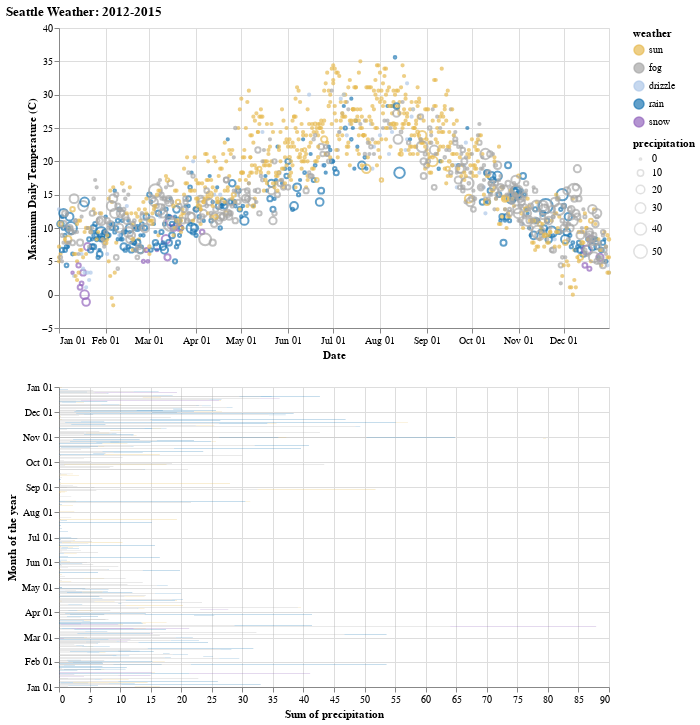

Here is the notebook cell this chart was saved with:
### Markdown cell above
# Your Code Here

### Code cell
import altair as alt
from vega_datasets import data

source = data.seattle_weather()

scale = alt.Scale(domain=['sun', 'fog', 'drizzle', 'rain', 'snow'],
                  range=['#e7ba52', '#a7a7a7', '#aec7e8', '#1f77b4', '#9467bd'])
color = alt.Color('weather:N', scale=scale)

## Fill out


# We create two selections:
# - a brush that is active on the top panel
# - a multi-click that is active on the bottom panel
brush = alt.selection_interval(encodings=['x'])
click = alt.selection_multi(encodings=['color']) # selection of weather types
lengend_select = alt.selection_multi(fields=['weather'], bind='legend')
# Top panel is scatter plot of temperature vs time
points = alt.Chart().mark_point().encode(
    alt.X('monthdate(date):T', title='Date'),
    alt.Y('temp_max:Q',
        title='Maximum Daily Temperature (C)',
        scale=alt.Scale(domain=[-5, 40])
    ),
    color=alt.condition(brush|lengend_select, color, alt.value('lightgray')),
    size=alt.Size('precipitation:Q', scale=alt.Scale(range=[5, 200]))
).properties(
    width=550,
    height=300
).add_selection(
    brush
).add_selection(
    lengend_select
).transform_filter(
    click # filter based on selected weather types
)


# Bottom panel is a bar chart of weather type
bars = alt.Chart().mark_bar().encode(
    y=alt.Y('monthdate(date):T', title='Month of the year'),
    x='sum(precipitation):Q',
    color=alt.condition(click, color, alt.value('lightgray')),
).transform_filter(
    brush
).properties(
    width=550,
).add_selection(
    click # enable selection of weather types
)

alt.vconcat(
    points,
    bars,
    data=source,
    title="Seattle Weather: 2012-2015"
)

### Figure 1 — Vega-Lite specification as saved in the notebook (floating-point values rounded to 4 significant figures; data arrays with more than 128 entries replaced by an {"elided": "..."} marker saying what was removed)
{"config": {"view": {"continuousWidth": 400, "continuousHeight": 300}}, "vconcat": [{"mark": "point", "encoding": {"color": {"condition": {"field": "weather", "scale": {"domain": ["sun", "fog", "drizzle", "rain", "snow"], "range": ["#e7ba52", "#a7a7a7", "#aec7e8", "#1f77b4", "#9467bd"]}, "type": "nominal", "selection": {"or": ["selector013", "selector015"]}}, "value": "lightgray"}, "size": {"field": "precipitation", "scale": {"range": [5, 200]}, "type": "quantitative"}, "x": {"field": "date", "timeUnit": "monthdate", "title": "Date", "type": "temporal"}, "y": {"field": "temp_max", "scale": {"domain": [-5, 40]}, "title": "Maximum Daily Temperature (C)", "type": "quantitative"}}, "height": 300, "selection": {"selector013": {"type": "interval", "encodings": ["x"]}, "selector015": {"type": "multi", "fields": ["weather"], "bind": "legend"}}, "transform": [{"filter": {"selection": "selector014"}}], "width": 550}, {"mark": "bar", "encoding": {"color": {"condition": {"field": "weather", "scale": {"domain": ["sun", "fog", "drizzle", "rain", "snow"], "range": ["#e7ba52", "#a7a7a7", "#aec7e8", "#1f77b4", "#9467bd"]}, "type": "nominal", "selection": "selector014"}, "value": "lightgray"}, "x": {"aggregate": "sum", "field": "precipitation", "type": "quantitative"}, "y": {"field": "date", "timeUnit": "monthdate", "title": "Month of the year", "type": "temporal"}}, "selection": {"selector014": {"type": "multi", "encodings": ["color"]}}, "transform": [{"filter": {"selection": "selector013"}}], "width": 550}], "data": {"name": "data-830c39fec90146253fb06a06c26374ef"}, "title": "Seattle Weather: 2012-2015", "$schema": "https://vega.github.io/schema/vega-lite/v4.17.0.json", "datasets": {"data-830c39fec90146253fb06a06c26374ef": {"elided": "1461 records"}}}
